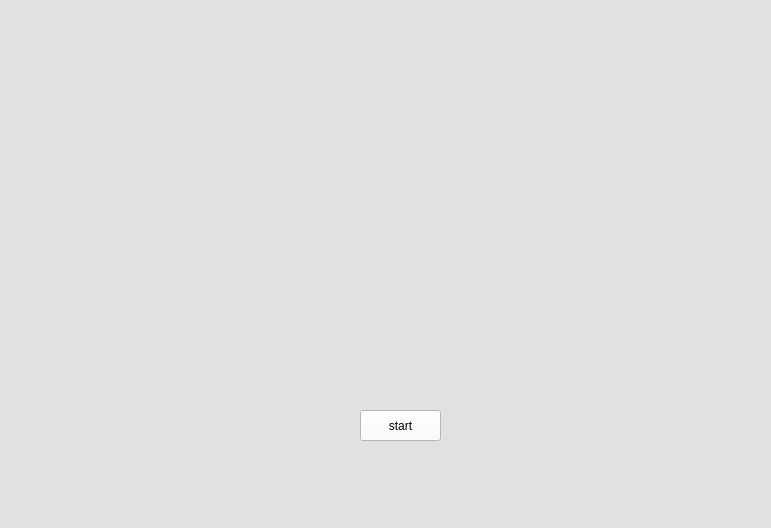
<?xml version="1.0" encoding="UTF-8"?>
<ui version="4.0">
 <class>Form</class>
 <widget class="QWidget" name="Form">
  <property name="geometry">
   <rect>
    <x>0</x>
    <y>0</y>
    <width>771</width>
    <height>528</height>
   </rect>
  </property>
  <property name="windowTitle">
   <string>Form</string>
  </property>
  <property name="windowIcon">
   <iconset>
    <normaloff>logo1.png</normaloff>logo1.png</iconset>
  </property>
  <property name="styleSheet">
   <string notr="true">background-color: rgb(0, 0, 0);
background-color: rgb(225, 225, 225);</string>
  </property>
  <widget class="QPushButton" name="Start">
   <property name="geometry">
    <rect>
     <x>360</x>
     <y>410</y>
     <width>81</width>
     <height>31</height>
    </rect>
   </property>
   <property name="styleSheet">
    <string notr="true">background-color: rgb(255, 255, 255);
font: 12pt &quot;Gabriola&quot;;</string>
   </property>
   <property name="text">
    <string>start</string>
   </property>
   <property name="icon">
    <iconset>
     <normaloff>../../Downloads/check.png</normaloff>../../Downloads/check.png</iconset>
   </property>
  </widget>
  <widget class="QLabel" name="label">
   <property name="geometry">
    <rect>
     <x>100</x>
     <y>40</y>
     <width>600</width>
     <height>351</height>
    </rect>
   </property>
   <property name="text">
    <string/>
   </property>
   <property name="pixmap">
    <pixmap>Logo.png</pixmap>
   </property>
  </widget>
 </widget>
 <resources/>
 <connections/>
</ui>
